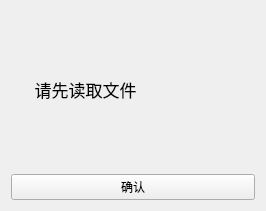
<?xml version="1.0" encoding="UTF-8"?>
<ui version="4.0">
 <class>MyWarning</class>
 <widget class="QWidget" name="MyWarning">
  <property name="geometry">
   <rect>
    <x>0</x>
    <y>0</y>
    <width>266</width>
    <height>211</height>
   </rect>
  </property>
  <property name="windowTitle">
   <string>Form</string>
  </property>
  <layout class="QVBoxLayout" name="verticalLayout">
   <item>
    <widget class="QLabel" name="label">
     <property name="font">
      <font>
       <pointsize>13</pointsize>
      </font>
     </property>
     <property name="text">
      <string>     请先读取文件</string>
     </property>
    </widget>
   </item>
   <item>
    <widget class="QPushButton" name="Btn">
     <property name="text">
      <string>确认</string>
     </property>
    </widget>
   </item>
  </layout>
 </widget>
 <resources/>
 <connections/>
</ui>
